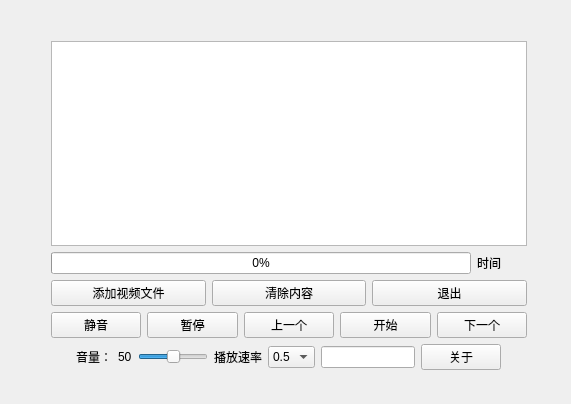
<?xml version="1.0" encoding="UTF-8"?>
<ui version="4.0">
 <class>Widget</class>
 <widget class="QWidget" name="Widget">
  <property name="geometry">
   <rect>
    <x>0</x>
    <y>0</y>
    <width>571</width>
    <height>404</height>
   </rect>
  </property>
  <property name="windowTitle">
   <string>Widget</string>
  </property>
  <widget class="QWidget" name="layoutWidget">
   <property name="geometry">
    <rect>
     <x>40</x>
     <y>30</y>
     <width>498</width>
     <height>351</height>
    </rect>
   </property>
   <layout class="QVBoxLayout" name="verticalLayout_3">
    <item>
     <layout class="QVBoxLayout" name="verticalLayout_2">
      <item>
       <layout class="QVBoxLayout" name="verticalLayout">
        <item>
         <widget class="QListWidget" name="listWidget"/>
        </item>
       </layout>
      </item>
      <item>
       <layout class="QHBoxLayout" name="horizontalLayout">
        <item>
         <widget class="QProgressBar" name="progressBar">
          <property name="value">
           <number>0</number>
          </property>
         </widget>
        </item>
        <item>
         <widget class="QLabel" name="label_Time">
          <property name="minimumSize">
           <size>
            <width>50</width>
            <height>0</height>
           </size>
          </property>
          <property name="text">
           <string>时间</string>
          </property>
         </widget>
        </item>
       </layout>
      </item>
      <item>
       <layout class="QHBoxLayout" name="horizontalLayout_6">
        <item>
         <widget class="QPushButton" name="addFileBtn">
          <property name="text">
           <string>添加视频文件</string>
          </property>
         </widget>
        </item>
        <item>
         <widget class="QPushButton" name="clearBtn">
          <property name="text">
           <string>清除内容</string>
          </property>
         </widget>
        </item>
        <item>
         <widget class="QPushButton" name="closeBtn">
          <property name="text">
           <string>退出</string>
          </property>
         </widget>
        </item>
       </layout>
      </item>
      <item>
       <layout class="QHBoxLayout" name="horizontalLayout_4">
        <item>
         <widget class="QPushButton" name="muteBtn">
          <property name="text">
           <string>静音</string>
          </property>
         </widget>
        </item>
        <item>
         <widget class="QPushButton" name="stopBtn">
          <property name="text">
           <string>暂停</string>
          </property>
         </widget>
        </item>
        <item>
         <widget class="QPushButton" name="lastBtn">
          <property name="text">
           <string>上一个</string>
          </property>
         </widget>
        </item>
        <item>
         <widget class="QPushButton" name="starBtn">
          <property name="text">
           <string>开始</string>
          </property>
         </widget>
        </item>
        <item>
         <widget class="QPushButton" name="nextBtn">
          <property name="text">
           <string>下一个</string>
          </property>
         </widget>
        </item>
       </layout>
      </item>
      <item>
       <layout class="QHBoxLayout" name="horizontalLayout_5">
        <item>
         <layout class="QHBoxLayout" name="horizontalLayout_2">
          <item>
           <spacer name="horizontalSpacer_3">
            <property name="orientation">
             <enum>Qt::Horizontal</enum>
            </property>
            <property name="sizeHint" stdset="0">
             <size>
              <width>40</width>
              <height>20</height>
             </size>
            </property>
           </spacer>
          </item>
          <item>
           <widget class="QLabel" name="label_2">
            <property name="text">
             <string>音量：</string>
            </property>
           </widget>
          </item>
          <item>
           <widget class="QLabel" name="labelVolume">
            <property name="maximumSize">
             <size>
              <width>30</width>
              <height>16777215</height>
             </size>
            </property>
            <property name="text">
             <string>50</string>
            </property>
           </widget>
          </item>
          <item>
           <widget class="QSlider" name="horizontalSlider_value">
            <property name="value">
             <number>50</number>
            </property>
            <property name="orientation">
             <enum>Qt::Horizontal</enum>
            </property>
           </widget>
          </item>
         </layout>
        </item>
        <item>
         <layout class="QHBoxLayout" name="horizontalLayout_3">
          <item>
           <widget class="QLabel" name="label_3">
            <property name="text">
             <string>播放速率</string>
            </property>
           </widget>
          </item>
          <item>
           <widget class="QComboBox" name="comboBox_speed">
            <item>
             <property name="text">
              <string>0.5</string>
             </property>
            </item>
            <item>
             <property name="text">
              <string>1.0</string>
             </property>
            </item>
            <item>
             <property name="text">
              <string>1.5</string>
             </property>
            </item>
            <item>
             <property name="text">
              <string>2.0</string>
             </property>
            </item>
           </widget>
          </item>
          <item>
           <widget class="QLineEdit" name="lineEdit_errorinfo"/>
          </item>
          <item>
           <widget class="QPushButton" name="aboutBtn">
            <property name="text">
             <string>关于</string>
            </property>
           </widget>
          </item>
          <item>
           <spacer name="horizontalSpacer_4">
            <property name="orientation">
             <enum>Qt::Horizontal</enum>
            </property>
            <property name="sizeHint" stdset="0">
             <size>
              <width>40</width>
              <height>20</height>
             </size>
            </property>
           </spacer>
          </item>
         </layout>
        </item>
       </layout>
      </item>
     </layout>
    </item>
   </layout>
  </widget>
 </widget>
 <layoutdefault spacing="6" margin="11"/>
 <resources/>
 <connections/>
</ui>
